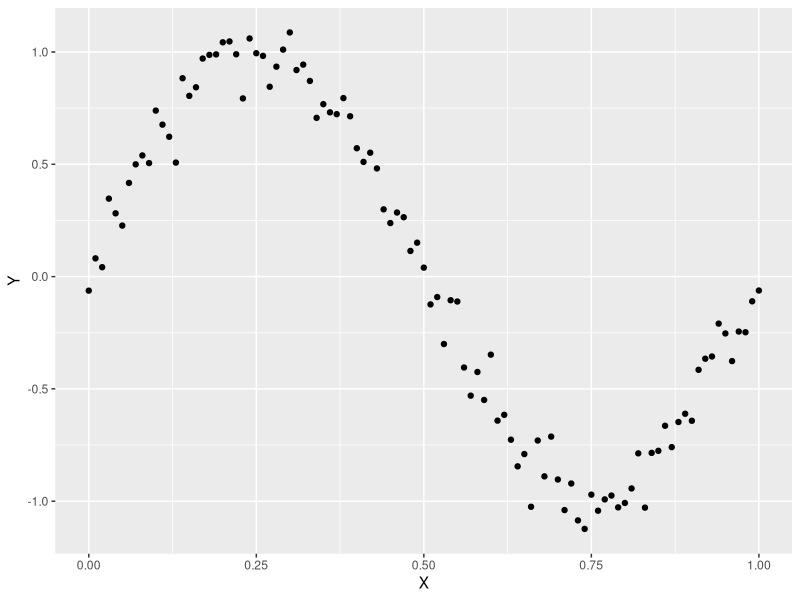
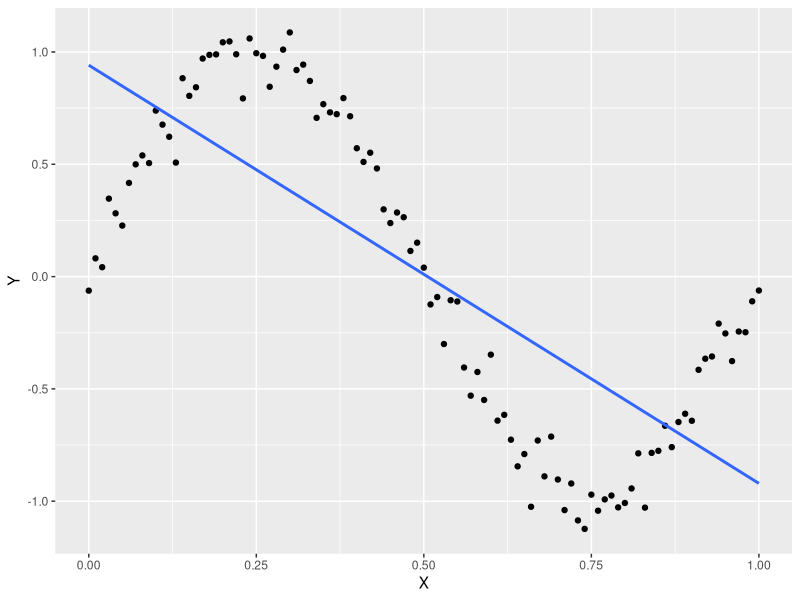
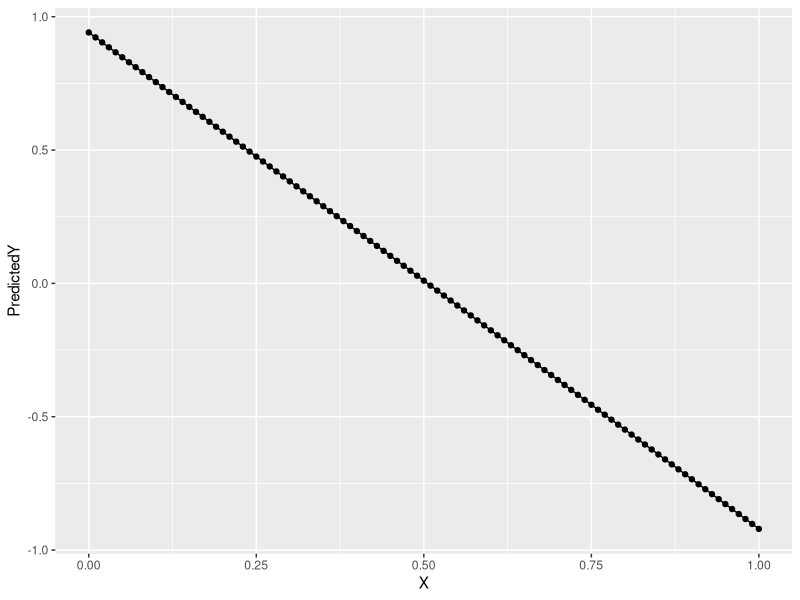
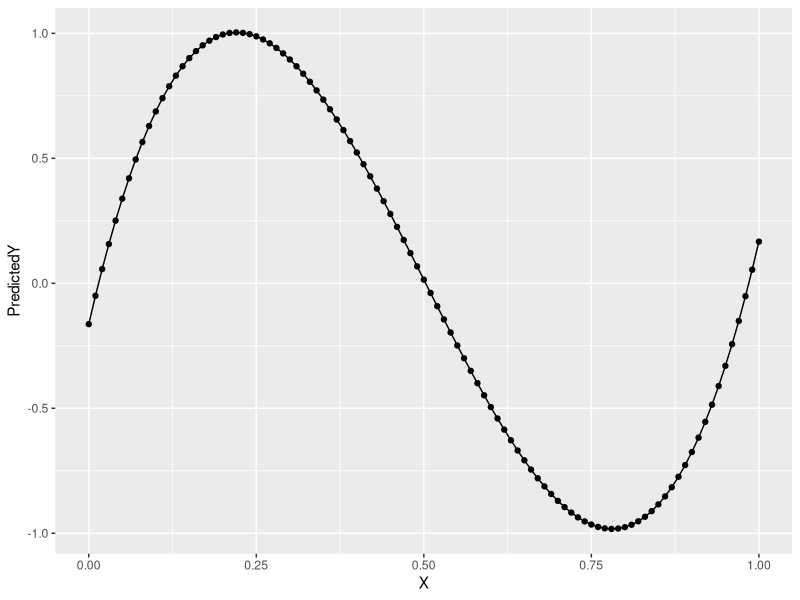
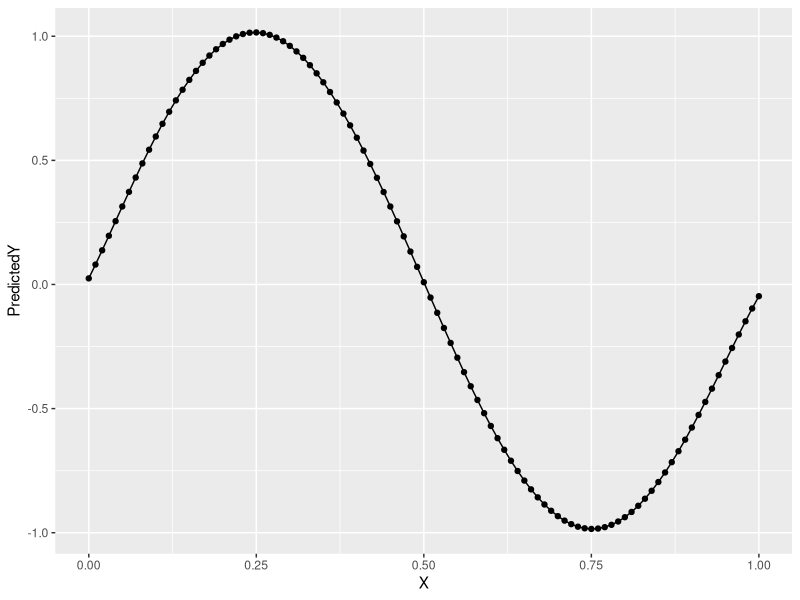
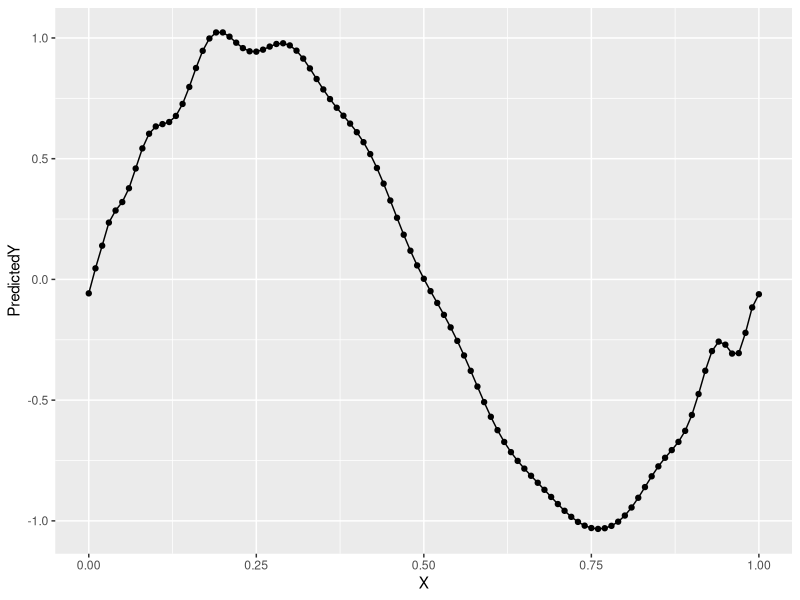

These charts were generated, in order, by the following R code:

library(ggplot2)

set.seed(1)

# plot sin
x <- seq(0, 1, by = 0.01)
y <- sin(2 * pi * x) + rnorm(length(x), 0, 0.1)

df <- data.frame(X = x, Y = y)
ggplot(df, aes(x = X, y = Y)) +
  geom_point()

# linear regression
summary(lm(Y ~ X, data = df))

## check R-squared

# plot linear regression
df <- data.frame(X = x, Y = y)
ggplot(df, aes(x = X, y = Y)) +
  geom_point() +
  geom_smooth(method = 'lm', se = FALSE)

# nonlinear regression X ^ 2, X ^ 3
df <- transform(df, X2 = X ^ 2)
df <- transform(df, X3 = X ^ 3)

summary(lm(Y ~ X + X2 + X3, data = df))

## check R-squared

# nonlinear regression X ^ 4 to 14
df <- transform(df, X4 = X ^ 4)
df <- transform(df, X5 = X ^ 5)
df <- transform(df, X6 = X ^ 6)
df <- transform(df, X7 = X ^ 7)
df <- transform(df, X8 = X ^ 8)
df <- transform(df, X9 = X ^ 9)
df <- transform(df, X10 = X ^ 10)
df <- transform(df, X11 = X ^ 11)
df <- transform(df, X12 = X ^ 12)
df <- transform(df, X13 = X ^ 13)
df <- transform(df, X14 = X ^ 14)

summary(lm(Y ~ X + X2 + X3 + X4 + X5 + X6 + X7 + X8 + X9 + X10 + X11 + X12 + X13 + X14,
           data = df))

## check "singularity", check some of coefficients are "NA"

# degree parameter

summary(lm(Y ~ poly(X, degree = 14), data = df))

## check all coefficients are defined

# degree = 1, 3, 5, 25
plot_sin <- function (d) {
  poly.fit <- lm(Y ~ poly(X, degree = d), data = df)
  df <- transform(df, PredictedY = predict(poly.fit))

  ggplot(df, aes(x = X, y = PredictedY)) +
    geom_point() +
    geom_line()
}
plot_sin(d = 1)
plot_sin(d = 3)
plot_sin(d = 5)
plot_sin(d = 25)

